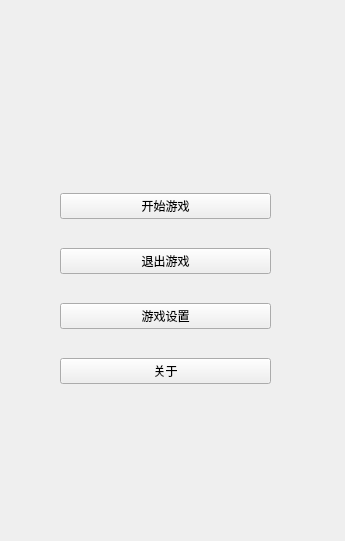
<?xml version="1.0" encoding="UTF-8"?>
<ui version="4.0">
 <class>Widget</class>
 <widget class="QWidget" name="Widget">
  <property name="geometry">
   <rect>
    <x>0</x>
    <y>0</y>
    <width>345</width>
    <height>541</height>
   </rect>
  </property>
  <property name="windowTitle">
   <string>Widget</string>
  </property>
  <widget class="QWidget" name="layoutWidget">
   <property name="geometry">
    <rect>
     <x>60</x>
     <y>170</y>
     <width>211</width>
     <height>241</height>
    </rect>
   </property>
   <layout class="QVBoxLayout" name="verticalLayout">
    <item>
     <widget class="QPushButton" name="pushButton">
      <property name="text">
       <string>开始游戏</string>
      </property>
     </widget>
    </item>
    <item>
     <widget class="QPushButton" name="pushButton_2">
      <property name="text">
       <string>退出游戏</string>
      </property>
     </widget>
    </item>
    <item>
     <widget class="QPushButton" name="pushButton_3">
      <property name="text">
       <string>游戏设置</string>
      </property>
     </widget>
    </item>
    <item>
     <widget class="QPushButton" name="pushButton_4">
      <property name="text">
       <string>关于</string>
      </property>
     </widget>
    </item>
   </layout>
  </widget>
 </widget>
 <resources/>
 <connections/>
</ui>
